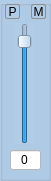
      <widget class="QGroupBox" name="groupBox_18">
       <property name="geometry">
        <rect>
         <x>170</x>
         <y>650</y>
         <width>51</width>
         <height>181</height>
        </rect>
       </property>
       <property name="styleSheet">
        <string notr="true">background-color: rgb(177, 204, 231);</string>
       </property>
       <property name="title">
        <string/>
       </property>
       <widget class="QSlider" name="gain4Slider">
        <property name="geometry">
         <rect>
          <x>15</x>
          <y>23</y>
          <width>20</width>
          <height>121</height>
         </rect>
        </property>
        <property name="minimum">
         <number>-100</number>
        </property>
        <property name="maximum">
         <number>12</number>
        </property>
        <property name="orientation">
         <enum>Qt::Vertical</enum>
        </property>
       </widget>
       <widget class="QLineEdit" name="gain4Value">
        <property name="geometry">
         <rect>
          <x>10</x>
          <y>150</y>
          <width>31</width>
          <height>20</height>
         </rect>
        </property>
        <property name="styleSheet">
         <string notr="true">background-color: rgb(255, 255, 255);</string>
        </property>
        <property name="text">
         <string>0</string>
        </property>
        <property name="alignment">
         <set>Qt::AlignCenter</set>
        </property>
       </widget>
       <widget class="QPushButton" name="gain4P">
        <property name="geometry">
         <rect>
          <x>5</x>
          <y>4</y>
          <width>15</width>
          <height>15</height>
         </rect>
        </property>
        <property name="focusPolicy">
         <enum>Qt::NoFocus</enum>
        </property>
        <property name="styleSheet">
         <string notr="true">QPushButton {
     border: 1px solid #8f8f91;
     border-radius: 2px;
     background-color: qlineargradient(x1: 0, y1: 0, x2: 0, y2: 1,
                                       stop: 0 #f6f7fa, stop: 1 #dadbde);
 }

 QPushButton:pressed {
     background-color: qlineargradient(x1: 0, y1: 0, x2: 0, y2: 1,
                                       stop: 0 #dadbde, stop: 1 #f6f7fa);
 }
QPushButton:checked{
	background-color: rgb(255, 255, 0);
}</string>
        </property>
        <property name="text">
         <string>P</string>
        </property>
        <property name="checkable">
         <bool>true</bool>
        </property>
       </widget>
       <widget class="QPushButton" name="gain4M">
        <property name="geometry">
         <rect>
          <x>31</x>
          <y>4</y>
          <width>15</width>
          <height>15</height>
         </rect>
        </property>
        <property name="focusPolicy">
         <enum>Qt::NoFocus</enum>
        </property>
        <property name="styleSheet">
         <string notr="true">QPushButton {
     border: 1px solid #8f8f91;
     border-radius: 2px;
     background-color: qlineargradient(x1: 0, y1: 0, x2: 0, y2: 1,
                                       stop: 0 #f6f7fa, stop: 1 #dadbde);
 }

 QPushButton:pressed {
     background-color: qlineargradient(x1: 0, y1: 0, x2: 0, y2: 1,
                                       stop: 0 #dadbde, stop: 1 #f6f7fa);
 }
QPushButton:checked{
	background-color: rgb(255, 0, 0);
}</string>
        </property>
        <property name="text">
         <string>M</string>
        </property>
        <property name="checkable">
         <bool>true</bool>
        </property>
       </widget>
      </widget>
